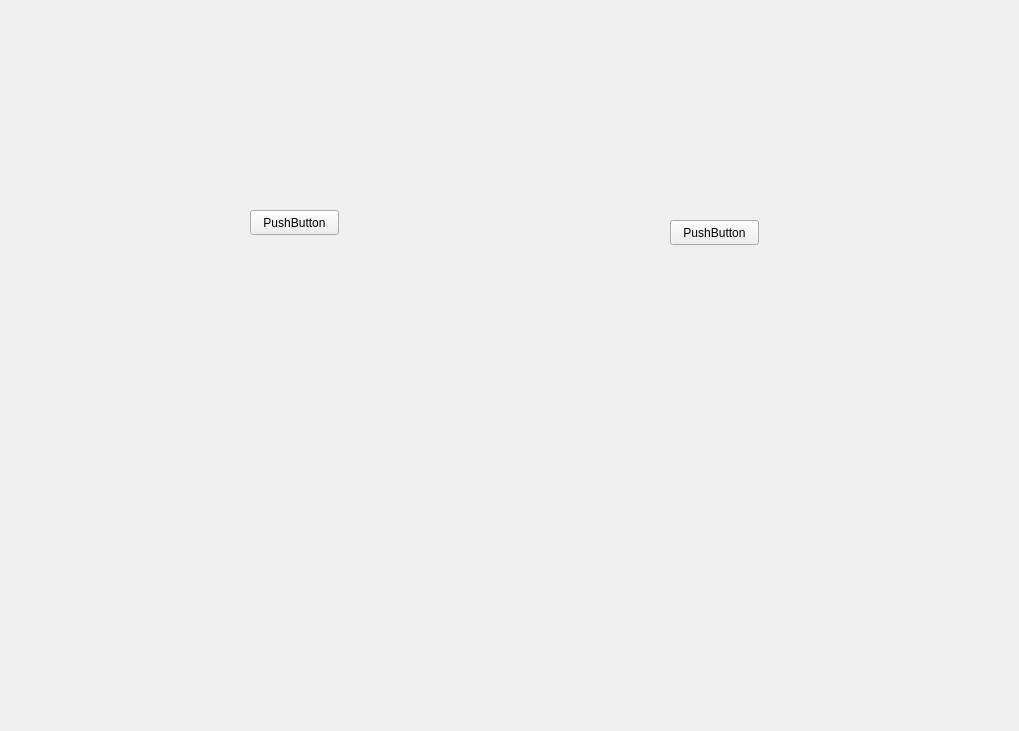
<?xml version="1.0" encoding="UTF-8"?>
<ui version="4.0">
 <class>Form</class>
 <widget class="QWidget" name="Form">
  <property name="geometry">
   <rect>
    <x>0</x>
    <y>0</y>
    <width>1019</width>
    <height>731</height>
   </rect>
  </property>
  <property name="windowTitle">
   <string>Form</string>
  </property>
  <widget class="QPushButton" name="pushButton">
   <property name="geometry">
    <rect>
     <x>250</x>
     <y>210</y>
     <width>89</width>
     <height>25</height>
    </rect>
   </property>
   <property name="text">
    <string>PushButton</string>
   </property>
  </widget>
  <widget class="QPushButton" name="pushButton_2">
   <property name="geometry">
    <rect>
     <x>670</x>
     <y>220</y>
     <width>89</width>
     <height>25</height>
    </rect>
   </property>
   <property name="text">
    <string>PushButton</string>
   </property>
  </widget>
 </widget>
 <resources/>
 <connections/>
</ui>
